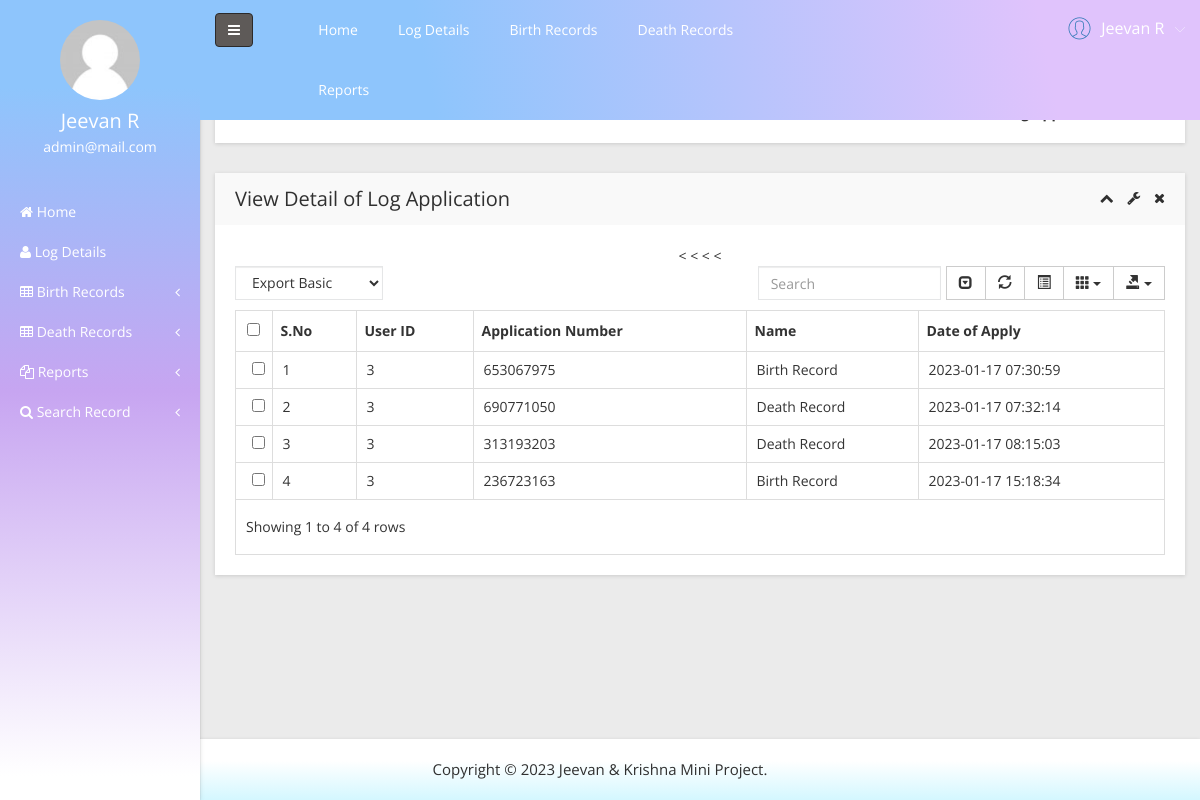
The page /admin/logs.php (signed in) on the database its author committed.
### tables this page shows
CREATE TABLE `tbllog` (
  `ID` int(10) NOT NULL,
  `UserID` int(5) NOT NULL,
  `ApplicationID` varchar(200) DEFAULT NULL,
  `FullName` varchar(200) DEFAULT NULL,
  `Dateofapply` timestamp NULL DEFAULT current_timestamp()
);

### admin/logs.php (the view, shortened to what this page needs)
<?php
include('includes/dbconnection.php');
if (strlen($_SESSION['OBCMSaid']==0)) {
  header('location:logout.php');
  } else{
  ?>
<!doctype html>
<html class="no-js" lang="en">
<head>
    <link rel="stylesheet" href="css/bootstrap.min.css">
    <link rel="stylesheet" href="css/font-awesome.min.css">
    <link rel="stylesheet" href="css/adminpro-custon-icon.css">
    <link rel="stylesheet" href="css/meanmenu.min.css">
    <link rel="stylesheet" href="css/jquery.mCustomScrollbar.min.css">
    <link rel="stylesheet" href="css/animate.css">
    <link rel="stylesheet" href="css/data-table/bootstrap-table.css">
    <link rel="stylesheet" href="css/data-table/bootstrap-editable.css">
    <link rel="stylesheet" href="css/normalize.css">
    <link rel="stylesheet" href="css/c3.min.css">
    <link rel="stylesheet" href="style.css">
    <link rel="stylesheet" href="css/responsive.css">
</head>
<body class="materialdesign">
    <div class="wrapper-pro">
      <?php include_once('includes/sidebar.php');?>
        <?php include_once('includes/header.php');?>
            <div class="breadcome-area mg-b-30 small-dn">
                <div class="container-fluid">
                    <div class="row">
                        <div class="col-lg-12">
                            <div class="breadcome-list shadow-reset">
                                <div class="row">
                                    <div class="col-lg-12">
                                        <ul class="breadcome-menu">
                                            <li><a href="dashboard.php">Home</a> <span class="bread-slash">/</span>
                                            </li>
                                            <li><span class="bread-blod">Log Application Details</span>
                                            </li>
                                        </ul>
                                    </div>
                                </div>
                            </div>
                        </div>
                    </div>
                </div>
            </div>
            <div class="data-table-area mg-b-15">
                <div class="container-fluid">
                    <div class="row">
                        <div class="col-lg-12">
                            <div class="sparkline13-list shadow-reset">
                                <div class="sparkline13-hd">
                                    <div class="main-sparkline13-hd">
                                        <h1>View <span class="table-project-n">Detail of</span> Log Application</h1>
                                        <div class="sparkline13-outline-icon">
                                            <span class="sparkline13-collapse-link"><i class="fa fa-chevron-up"></i></span>
                                            <span><i class="fa fa-wrench"></i></span>
                                            <span class="sparkline13-collapse-close"><i class="fa fa-times"></i></span>
                                        </div>
                                    </div>
                                </div>
                                <div class="sparkline13-graph">
                                    <div class="datatable-dashv1-list custom-datatable-overright">
                                        <div id="toolbar">
                                            <select class="form-control">
                                                <option value="">Export Basic</option>
                                            </select>
                                        </div>
                                        <table id="table" data-toggle="table" data-pagination="true" data-search="true" data-show-columns="true" data-show-pagination-switch="true" data-show-refresh="true" data-key-events="true" data-show-toggle="true" data-resizable="true" data-cookie="true" data-cookie-id-table="saveId" data-show-export="true" data-click-to-select="true" data-toolbar="#toolbar">
                                            <thead>
                                                <tr>
                                                    <th>S.No</th>
                                                    <th>User ID</th>
                                                    <th>Application Number</th>
                                                    <th>Name</th>
                                                    <th>Date of Apply</th>
                                                </tr>
                                            </thead>
                                            <tbody>
                                              <?php
$sql="SELECT * from tbllog";
$query = $dbh -> prepare($sql);
$query->execute();
$results=$query->fetchAll(PDO::FETCH_OBJ);
$cnt=1;
if($query->rowCount() > 0)
{
foreach($results as $row)
{               ?>
                                                <tr>
                                                    <td><?php echo htmlentities($cnt);?></td>
                                                    <td><?php  echo htmlentities($row->UserID);?></td>
                                                    <td><?php  echo htmlentities($row->ApplicationID);?></td>
                                                    <td><?php  echo htmlentities($row->FullName);?></td>
                                                    <td><?php  echo htmlentities($row->Dateofapply);?>
                  </td>
                                                <?php $cnt=$cnt+1;}}} ?>
                                            </tbody>
                                        </table>
                                    </div>
                                </div>
                            </div>
                        </div>
                    </div>
                </div>
            </div>
        </div>
    </div>
  <?php include_once('includes/footer.php');?>
</body>
</html>

### admin/includes/sidebar.php (shortened to what this page needs)
     <?php
include('includes/dbconnection.php');
if (strlen($_SESSION['OBCMSaid']==0)) {
  header('location:logout.php');
  } else{
  ?>
  <div class="left-sidebar-pro">
            <nav id="sidebar">
                <div class="sidebar-header">
                    <a href="#"><img src="img/message/avatar.jpg" alt="" />
                    </a>
                    <?php
$aid=$_SESSION['OBCMSaid'];
$sql="SELECT AdminName,Email from  tbladmin where ID=:aid";
$query = $dbh -> prepare($sql);
$query->bindParam(':aid',$aid,PDO::PARAM_STR);
$query->execute();
$results=$query->fetchAll(PDO::FETCH_OBJ);
$cnt=1;
if($query->rowCount() > 0)
{
foreach($results as $row)
{               ?>
                    <h3> <?php  echo $row->AdminName;?></h3>
                    <p> <?php  echo $row->Email;?></p>
                  <?php $cnt=$cnt+1;}} ?>
                </div>
                <div class="left-custom-menu-adp-wrap">
                    <ul class="nav navbar-nav left-sidebar-menu-pro">
                        <li class="nav-item">
                            <a href="dashboard.php" role="button" aria-expanded="false"><i class="fa big-icon fa-home"></i> <span class="mini-dn">Home</span> </a>
                        </li>
                        <li class="nav-item">
                            <a href="logs.php" role="button" aria-expanded="false"><i class="fa big-icon fa-user"></i> <span class="mini-dn">Log Details</span> </a>
                        </li>
                        <li class="nav-item"><a href="#" data-toggle="dropdown" role="button" aria-expanded="false" class="nav-link dropdown-toggle"><i class="fa big-icon fa-table"></i> <span class="mini-dn">Birth Records</span> <span class="indicator-right-menu mini-dn"><i class="fa indicator-mn fa-angle-left"></i></span></a>
                        </li>
                        <li class="nav-item"><a href="#" data-toggle="dropdown" role="button" aria-expanded="false" class="nav-link dropdown-toggle"><i class="fa big-icon fa-table"></i> <span class="mini-dn">Death Records</span> <span class="indicator-right-menu mini-dn"><i class="fa indicator-mn fa-angle-left"></i></span></a>
                        </li>
                        <li class="nav-item"><a href="#" data-toggle="dropdown" role="button" aria-expanded="false" class="nav-link dropdown-toggle"><i class="fa big-icon fa-files-o"></i> <span class="mini-dn">Reports</span> <span class="indicator-right-menu mini-dn"><i class="fa indicator-mn fa-angle-left"></i></span></a>
                        </li>
                        <li class="nav-item"><a href="#" data-toggle="dropdown" role="button" aria-expanded="false" class="nav-link dropdown-toggle"><i class="fa fa-search"></i> <span class="mini-dn">Search Record</span> <span class="indicator-right-menu mini-dn"><i class="fa indicator-mn fa-angle-left"></i></span></a>
                        </li>
                    </ul>
                </div>
            </nav>
        </div>
        <?php }  ?>

### admin/includes/header.php (shortened to what this page needs)
      <?php
include('includes/dbconnection.php');
if (strlen($_SESSION['OBCMSaid']==0)) {
  header('location:logout.php');
  } else{
  ?>
 <div class="content-inner-all">
            <div class="header-top-area">
                <div class="fixed-header-top">
                    <div class="container-fluid">
                        <div class="row">
                            <div class="col-lg-1 col-md-6 col-sm-6 col-xs-12">
                                <button type="button" id="sidebarCollapse" class="btn bar-button-pro header-drl-controller-btn btn-info navbar-btn">
                                    <i class="fa fa-bars"></i>
                                </button>
                            </div>
                            <div class="col-lg-6 col-md-1 col-sm-1 col-xs-12">
                                <div class="header-top-menu tabl-d-n">
                                    <ul class="nav navbar-nav mai-top-nav">
                                        <li class="nav-item"><a href="dashboard.php" class="nav-link">Home</a>
                                        </li>
                                        <li class="nav-item">
                                            <a href="logs.php" role="button" aria-expanded="false"><span class="mini-dn">Log Details</span> </a>
                                        </li>
                                        <li class="nav-item"><a href="#" data-toggle="dropdown" role="button" aria-expanded="false" class="nav-link dropdown-toggle"> <span class="mini-dn">Birth Records</span> <span class="indicator-right-menu mini-dn"></span></a>
                                        </li>
                                        <li class="nav-item"><a href="#" data-toggle="dropdown" role="button" aria-expanded="false" class="nav-link dropdown-toggle"> <span class="mini-dn">Death Records</span> <span class="indicator-right-menu mini-dn"></span></a>
                                        </li>
                                        <li class="nav-item"><a href="#" data-toggle="dropdown" role="button" aria-expanded="false" class="nav-link dropdown-toggle"> <span class="mini-dn">Reports</span> <span class="indicator-right-menu mini-dn"></span></a>
                                        </li>
                                    </ul>
                                </div>
                            </div>
                            <div class="col-lg-5 col-md-5 col-sm-6 col-xs-12">
                                <div class="header-right-info">
                                    <ul class="nav navbar-nav mai-top-nav header-right-menu">
                                        <li class="nav-item">
                                            <a href="#" data-toggle="dropdown" role="button" aria-expanded="false" class="nav-link dropdown-toggle">
                                                <?php
$aid=$_SESSION['OBCMSaid'];
$sql="SELECT AdminName,Email from  tbladmin where ID=:aid";
$query = $dbh -> prepare($sql);
$query->bindParam(':aid',$aid,PDO::PARAM_STR);
$query->execute();
$results=$query->fetchAll(PDO::FETCH_OBJ);
$cnt=1;
if($query->rowCount() > 0)
{
foreach($results as $row)
{               ?>
                                                <span class="adminpro-icon adminpro-user-rounded header-riht-inf"></span>
                                                <span class="admin-name"><?php  echo $row->AdminName;?></span>
                                                <span class="author-project-icon adminpro-icon adminpro-down-arrow"></span><?php $cnt=$cnt+1;}} ?>
                                            </a>
                                        </li>
                                    </ul>
                                </div>
                            </div>
                        </div>
                    </div>
                </div>
            </div><?php }  ?>

### admin/includes/footer.php
<div class="footer-copyright-area">
    <div class="container-fluid">
        <div class="row">
            <div class="col-lg-12">
                <div class="footer-copy-right">
                    <p>Copyright &copy; <?= date("Y") ?> Jeevan & Krishna Mini Project.</p>
                </div>
            </div>
        </div>
    </div>
</div>

### rows shown on the page
tbllog: UserID "3", ApplicationID "653067975", FullName "Birth Record", Dateofapply "2023-01-17 07:30:59"
tbllog: UserID "3", ApplicationID "690771050", FullName "Death Record", Dateofapply "2023-01-17 07:32:14"
tbllog: UserID "3", ApplicationID "313193203", FullName "Death Record", Dateofapply "2023-01-17 08:15:03"
tbllog: UserID "3", ApplicationID "236723163", FullName "Birth Record", Dateofapply "2023-01-17 15:18:34"

### other values the page prints
$row->AdminName "Jeevan R"
$row->Email "admin@mail.com"
